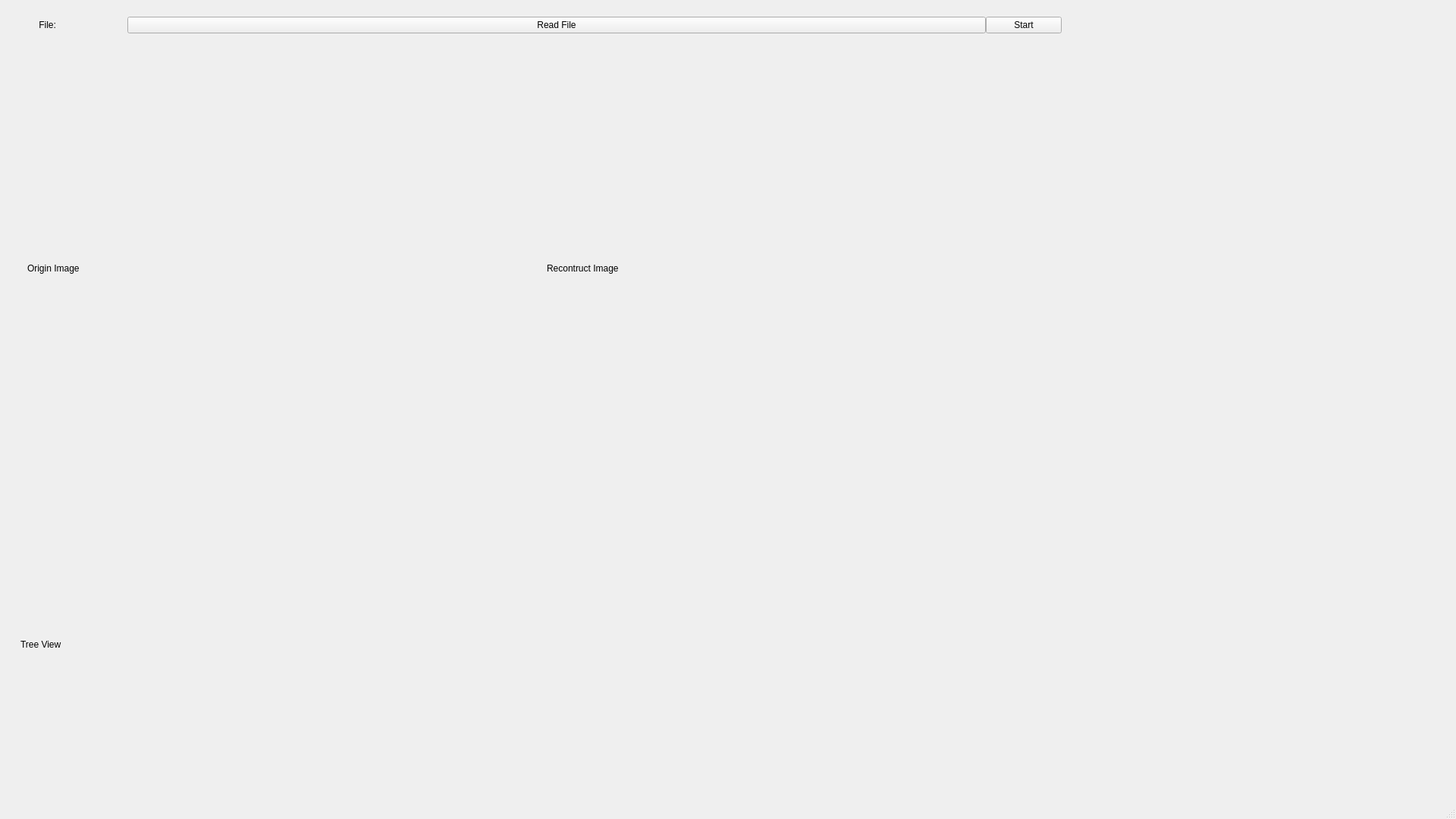
<?xml version="1.0" encoding="UTF-8"?>
<ui version="4.0">
 <class>MainWindow</class>
 <widget class="QMainWindow" name="MainWindow">
  <property name="geometry">
   <rect>
    <x>0</x>
    <y>0</y>
    <width>1920</width>
    <height>1080</height>
   </rect>
  </property>
  <property name="windowTitle">
   <string>MainWindow</string>
  </property>
  <widget class="QWidget" name="centralwidget">
   <layout class="QHBoxLayout" name="horizontalLayout">
    <item>
     <widget class="QWidget" name="display_widget" native="true">
      <property name="minimumSize">
       <size>
        <width>1400</width>
        <height>0</height>
       </size>
      </property>
      <property name="styleSheet">
       <string notr="true"/>
      </property>
      <layout class="QVBoxLayout" name="verticalLayout">
       <item>
        <widget class="QWidget" name="input_widget" native="true">
         <property name="maximumSize">
          <size>
           <width>16777215</width>
           <height>30</height>
          </size>
         </property>
         <property name="styleSheet">
          <string notr="true">margin-size = 0</string>
         </property>
         <layout class="QHBoxLayout" name="horizontalLayout_6">
          <property name="spacing">
           <number>0</number>
          </property>
          <property name="leftMargin">
           <number>0</number>
          </property>
          <property name="topMargin">
           <number>0</number>
          </property>
          <property name="rightMargin">
           <number>0</number>
          </property>
          <property name="bottomMargin">
           <number>0</number>
          </property>
          <item>
           <widget class="QLabel" name="start_btn">
            <property name="maximumSize">
             <size>
              <width>150</width>
              <height>100</height>
             </size>
            </property>
            <property name="text">
             <string>          File:</string>
            </property>
           </widget>
          </item>
          <item>
           <widget class="QPushButton" name="read_file_btn">
            <property name="text">
             <string>Read File</string>
            </property>
           </widget>
          </item>
          <item>
           <widget class="QPushButton" name="pushButton">
            <property name="maximumSize">
             <size>
              <width>100</width>
              <height>16777215</height>
             </size>
            </property>
            <property name="text">
             <string>Start</string>
            </property>
           </widget>
          </item>
         </layout>
        </widget>
       </item>
       <item>
        <widget class="QWidget" name="image_display_widget" native="true">
         <property name="minimumSize">
          <size>
           <width>0</width>
           <height>600</height>
          </size>
         </property>
         <layout class="QHBoxLayout" name="horizontalLayout_2">
          <item>
           <widget class="QWidget" name="origin_image_display_widget" native="true">
            <property name="styleSheet">
             <string notr="true"/>
            </property>
            <layout class="QHBoxLayout" name="horizontalLayout_3">
             <item>
              <widget class="QLabel" name="origin_image_label">
               <property name="text">
                <string>Origin Image</string>
               </property>
              </widget>
             </item>
            </layout>
           </widget>
          </item>
          <item>
           <widget class="QWidget" name="recontruct_image_display_widget" native="true">
            <property name="styleSheet">
             <string notr="true">
</string>
            </property>
            <layout class="QHBoxLayout" name="horizontalLayout_4">
             <item>
              <widget class="QLabel" name="reconstruct_image_label">
               <property name="text">
                <string>Recontruct Image</string>
               </property>
              </widget>
             </item>
            </layout>
           </widget>
          </item>
         </layout>
        </widget>
       </item>
       <item>
        <widget class="QWidget" name="tree_display_widget" native="true">
         <property name="styleSheet">
          <string notr="true"/>
         </property>
         <layout class="QHBoxLayout" name="horizontalLayout_5">
          <item>
           <widget class="QLabel" name="label_3">
            <property name="text">
             <string>Tree View</string>
            </property>
           </widget>
          </item>
         </layout>
        </widget>
       </item>
      </layout>
     </widget>
    </item>
    <item>
     <widget class="QWidget" name="detail_information_widget" native="true">
      <property name="minimumSize">
       <size>
        <width>300</width>
        <height>0</height>
       </size>
      </property>
      <property name="styleSheet">
       <string notr="true"/>
      </property>
     </widget>
    </item>
    <item>
     <widget class="QWidget" name="control_widget" native="true">
      <property name="styleSheet">
       <string notr="true"/>
      </property>
     </widget>
    </item>
   </layout>
  </widget>
  <widget class="QMenuBar" name="menubar">
   <property name="geometry">
    <rect>
     <x>0</x>
     <y>0</y>
     <width>1920</width>
     <height>26</height>
    </rect>
   </property>
  </widget>
  <widget class="QStatusBar" name="statusbar"/>
 </widget>
 <resources/>
 <connections/>
</ui>
